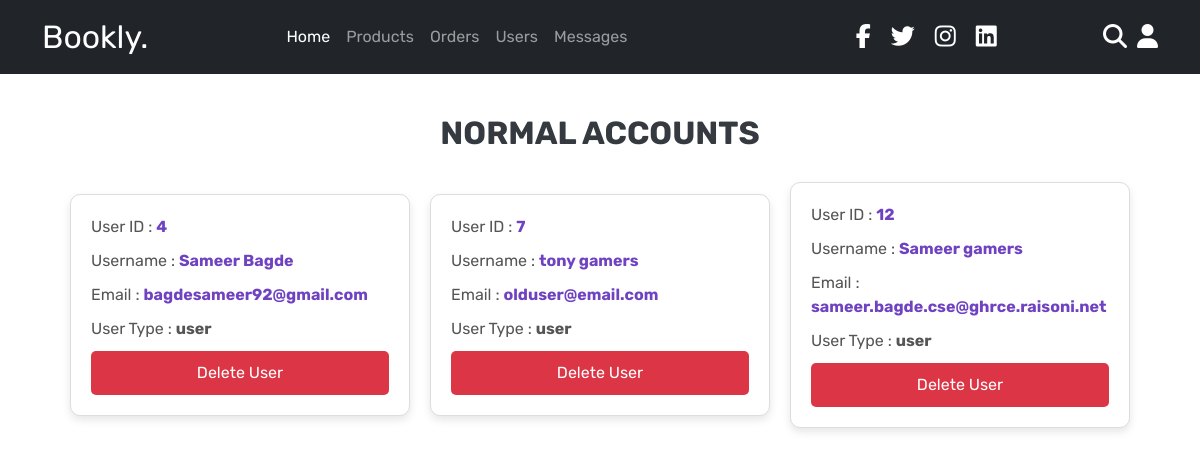
Screenshot of /normal_users.php (signed in) with the database file from the repository.
### tables this page shows
CREATE TABLE `user` (
  `id` int(11) NOT NULL,
  `first_name` varchar(255) NOT NULL,
  `last_name` varchar(255) NOT NULL,
  `email` varchar(255) NOT NULL,
  `password` varchar(255) NOT NULL,
  `user_type` varchar(255) NOT NULL
);

### normal_users.php (the view, shortened to what this page needs)
<?php
include 'connection.php';
?>
<!DOCTYPE html>
<html lang="en">
<head>
   <link rel="stylesheet" href="https://cdnjs.cloudflare.com/ajax/libs/font-awesome/6.0.0/css/all.min.css">
   <link rel="stylesheet" href="css/admin_style.css">
</head>
<body>
<?php include 'header.php'; ?>
<section class="users">
   <h1 class="title"> Normal Accounts </h1>
   <div class="box-container">
      <?php
         $select_users = mysqli_query($connection, "SELECT * FROM `user` WHERE user_type = 'user'") or die('query failed');
         while($fetch_users = mysqli_fetch_assoc($select_users)){
      ?>
      <div class="box">
         <p> User ID : <span><?php echo $fetch_users['id']; ?></span> </p>
         <p> Username : <span><?php echo $fetch_users['first_name'] . ' ' . $fetch_users['last_name']; ?></span> </p>
         <p> Email : <span><?php echo $fetch_users['email']; ?></span> </p>
         <p> User Type : <span style="color: var(--orange);"><?php echo $fetch_users['user_type']; ?></span> </p>
         <a href="admin_users.php?delete=<?php echo $fetch_users['id']; ?>" onclick="return confirm('Delete this admin user?');" class="delete-btn">Delete User</a>
      </div>
      <?php
         };
      ?>
   </div>
</section>
</body>
</html>

### admin_style.css (style rules this page uses)
:root { --admin-purple: #8e44ad; --admin-red: #c0392b; --admin-orange: #f39c12; --admin-black: #333; --admin-white: #fff; --admin-light-color: #666; --admin-light-white: #ccc; --admin-light-bg: #f5f5f5; --admin-border: 1px solid var(--admin-black); --admin-box-shadow: 0 4px 10px rgba(0,0,0,0.1); }
* { font-family: 'Rubik', sans-serif; margin: 0; padding: 0; box-sizing: border-box; outline: none; border: none; text-decoration: none; transition: all 0.2s linear; }

### normal_users.php (style rules this page uses)
.title { margin-top: 40px; text-align: center; font-size: 2rem; font-weight: bold; color: #343a40; margin-bottom: 30px; text-transform: uppercase; }
.box-container { display: grid; grid-template-columns: repeat(3, 1fr); gap: 20px; justify-content: center; max-width: 1100px; margin: auto; padding: 0 20px; }
.box { background: #ffffff; border: 1px solid #ddd; border-radius: 10px; padding: 20px; width: 100%; max-width: 350px; box-shadow: 0px 4px 8px rgba(0, 0, 0, 0.1); transition: transform 0.3s ease-in-out; margin: auto; }
.box p { font-size: 1rem; margin-bottom: 10px; color: #555; }
.box p span { font-weight: bold; color: #6f42c1; }
.delete-btn { display: block; width: 100%; text-align: center; padding: 10px; font-size: 1rem; border-radius: 5px; background: #dc3545; color: white; text-decoration: none; transition: background 0.3s; }

### header.php (style rules this page uses)
:root { --primary: #8e44ad; --secondary: #6c3483; --accent: #f39c12; --dark: #333; --light: #fff; --gray: #f5f5f5; --text-color: #666; --border: 1px solid #ddd; --box-shadow: 0 .5rem 1rem rgba(0,0,0,.1); --transition: all 0.3s ease-in-out; }
* { margin: 0; padding: 0; box-sizing: border-box; font-family: 'Rubik', sans-serif; }

### rows the page displays
user: id "4", first_name "Sameer", last_name "Bagde", email "bagdesameer92@gmail.com", user_type "user"
user: id "7", first_name "tony", last_name "gamers", email "olduser@email.com", user_type "user"
user: id "12", first_name "Sameer", last_name "gamers", email "sameer.bagde.cse@ghrce.raisoni.net", user_type "user"
